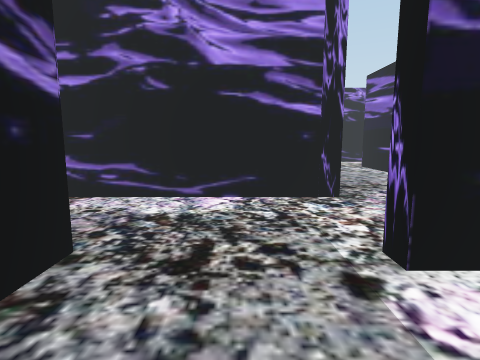
view 1 (above)

24 first-person views from a walk through a 3-D level made in the Unity game engine. The camera is 1.2 m above the floor, tilts 8° down and sees 80° across. The floor is counted in squares, 1 m on a side. Each view is taken from the middle of a square. On the plan, view 1 faces up. The plan holds only what a view shows up to about 13 squares ahead; the rest is blank. The place goes on beyond the plan. The player is left out. Some animated figures are not drawn.

view 2
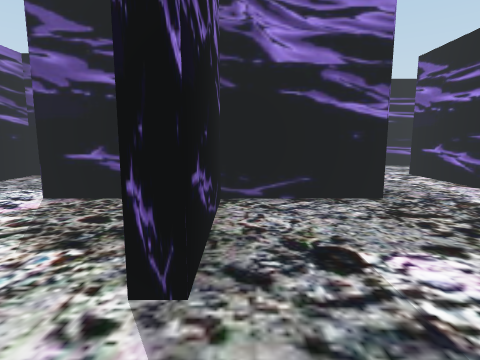

view 3
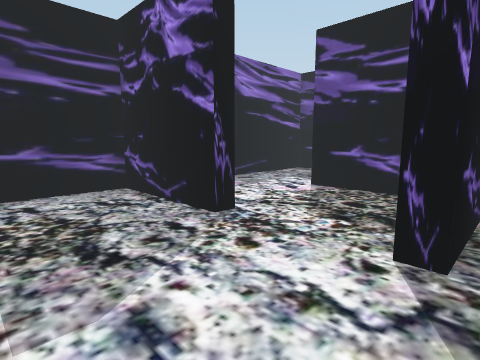

view 4
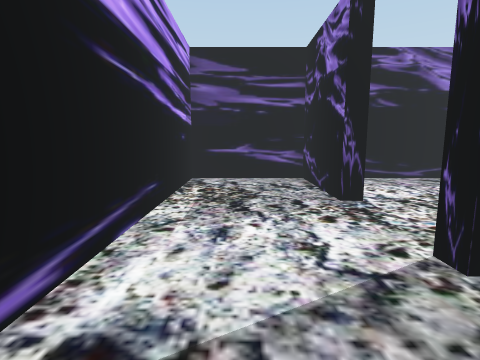

view 5
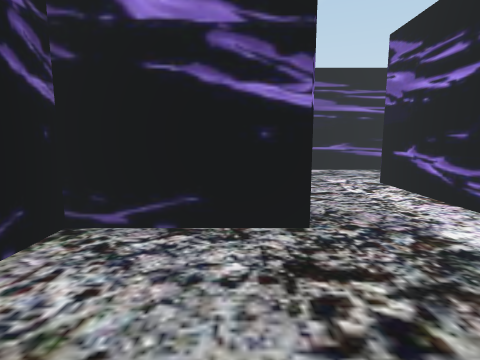

view 6
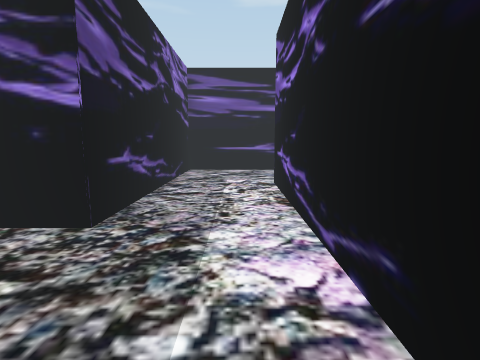

view 7
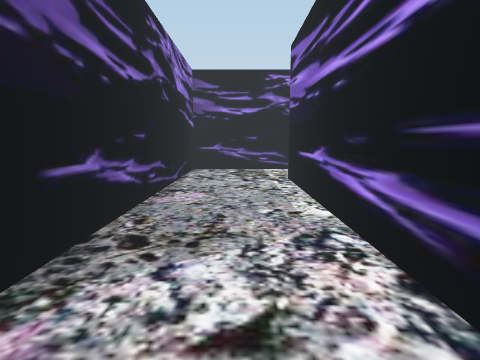

view 8
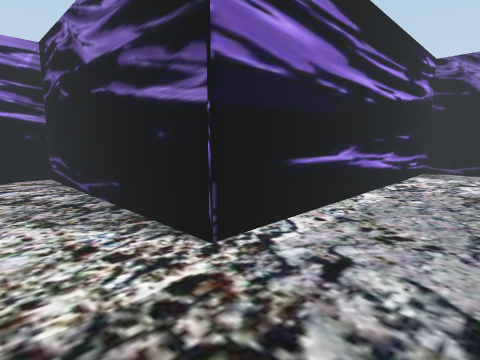

view 9
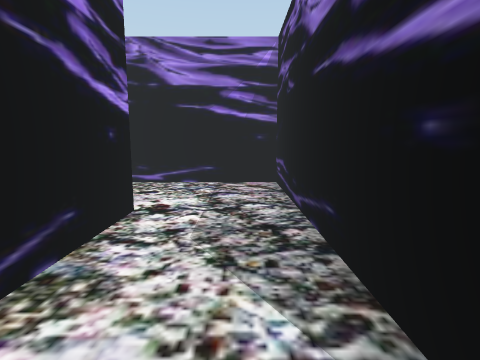

view 10
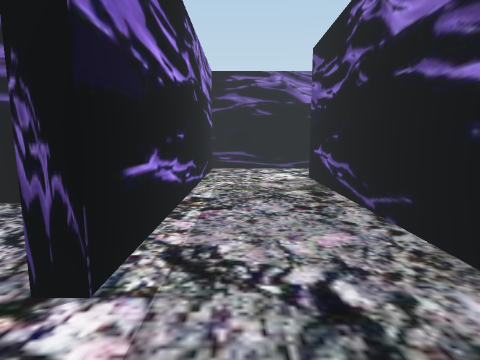

view 11
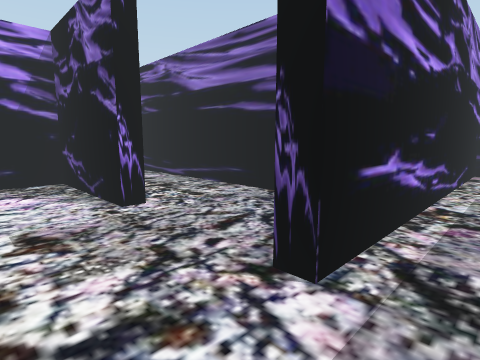

view 12
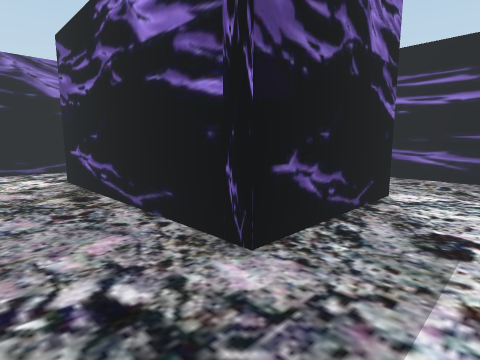

view 13
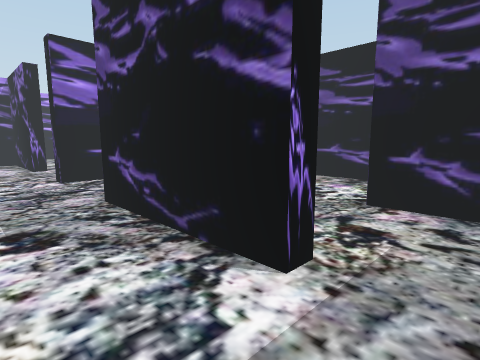

view 14
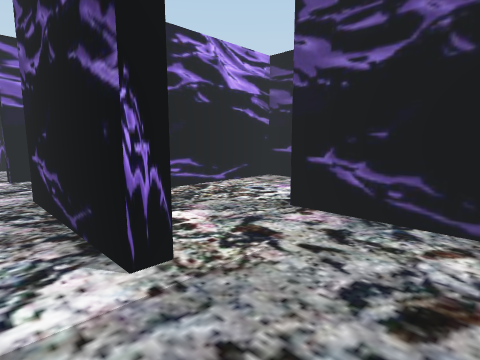

view 15
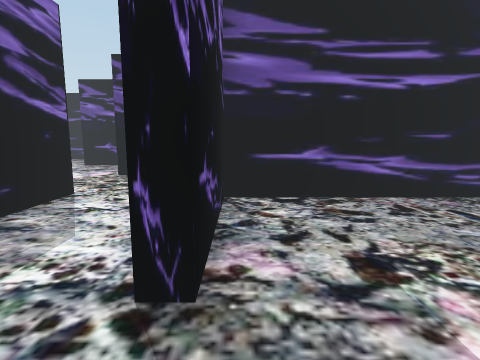

view 16
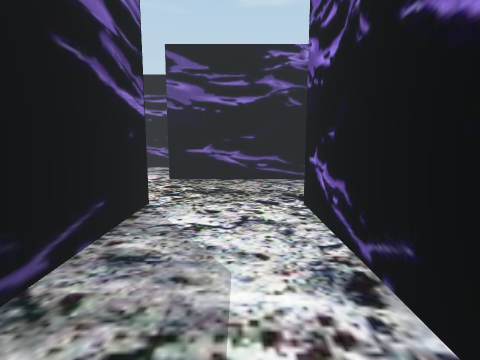

view 17
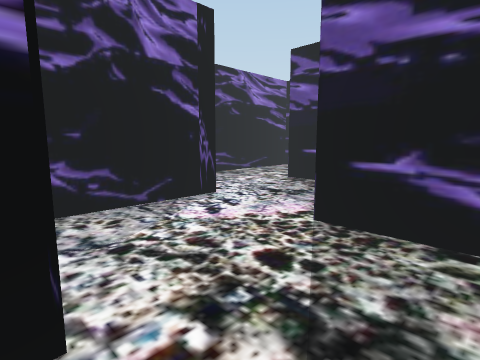

view 18
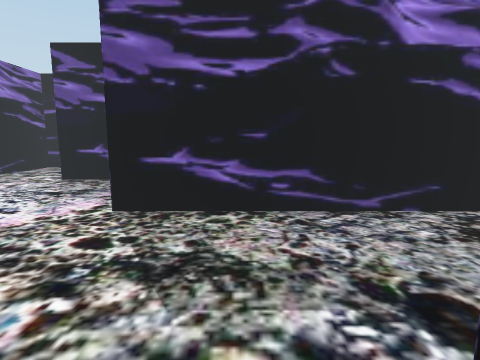

view 19
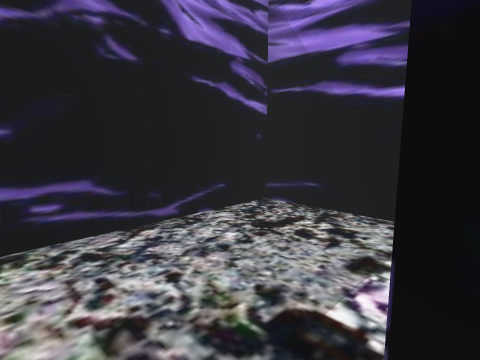

view 20
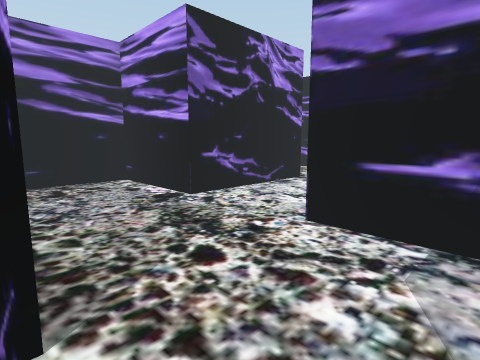

view 21
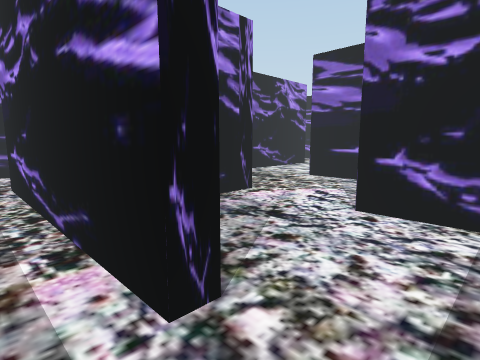

view 22
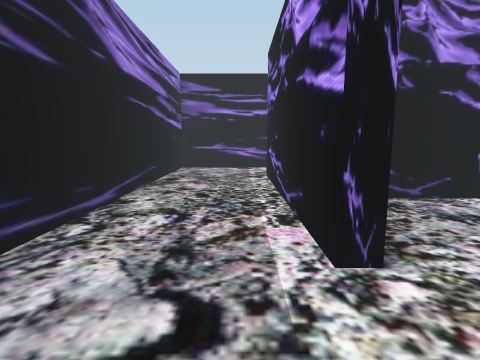

view 23
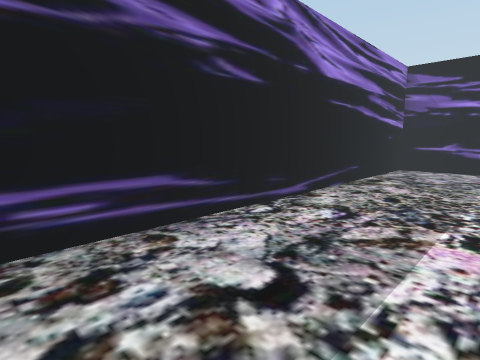

view 24
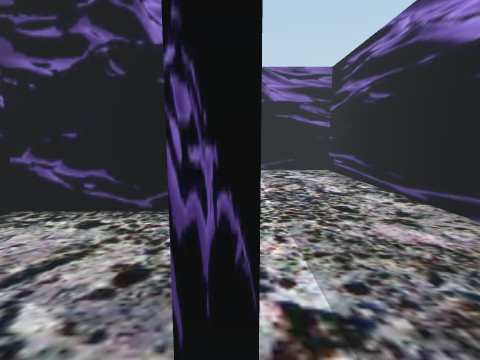

### Floor plan
Ten units are one square. View 1 is at (0, 0); x grows to the right and y downward. Boxes are objects, and circles mark ways between rooms. Rooms are numbered by the first view taken in them; rooms with no view inside come last. Other rooms are left out.
<svg viewBox="-100 -256 320 331">
<path fill="none" stroke="#000" d="M22 -25 17 -25 17 -30M-18 19 -18 41M21 -60 -61 -60M15 36 21 36 21 70 55 70 55 -4M-26 70 1 70M-95 -78 -95 -30 -18 -30 -18 4 21 4 21 9M161 -196 215 -196M55 -225 55 -230 98 -230 98 -158 21 -158 21 -60M171 -224 171 -230 209 -230 209 -244M21 -251 21 -196 60 -196M40 -30 55 -30 55 -130 131 -130 131 -230 136 -230M60 -196 60 -192M93 -185 93 -214M17 -142 17 -163 51 -163M60 -192 17 -192 17 -225 -18 -225 -18 -158M72 -163 93 -163 93 -185M-22 -130 10 -130M-57 -149 -57 -126 -61 -126 -61 -196 -56 -196M-49 -163 -21 -163M-18 -158 -40 -158M-58 -225 -95 -225 -95 -96 -50 -96M-22 -112 -22 -130"/>
<circle cx="20" cy="-45" r="3" fill="#2a7"/>
<circle cx="60" cy="-215" r="3" fill="#2a7"/>
<circle cx="75" cy="-195" r="3" fill="#2a7"/>
<circle cx="-20" cy="-145" r="3" fill="#2a7"/>
<text x="-10" y="-20">1</text>
<text x="110" y="-180">2</text>
<text x="70" y="-210">3</text>
<text x="20" y="-180">4</text>
<text x="-70" y="-160">5</text>
</svg>
Room 1 opens to room 2. Room 2 opens to room 3. Room 3 opens to room 4. Room 4 opens to room 5.

Where each view was taken, in squares from view 1:
view 1: 0 up, 0 right, facing up
view 2: 0 up, 4 right, facing left
view 3: 0 up, 5 right, facing down-left
view 4: 2 up, 4 right, facing down
view 5: 2 up, 2 right, facing left
view 6: 5 up, 2 right, facing left
view 7: 4 up, 4 right, facing up
view 8: 15 up, 3 right, facing down-right
view 9: 14 up, 5 right, facing right
view 10: 25 up, 12 right, facing down
view 11: 25 up, 12 right, facing down-right
view 12: 25 up, 12 right, facing down-left
view 13: 25 up, 4 right, facing down-right
view 14: 24 up, 3 right, facing down-right
view 15: 20 up, 8 right, facing left
view 16: 18 up, 7 right, facing left
view 17: 18 up, 2 right, facing down-left
view 18: 18 up, 3 right, facing left
view 19: 18 up, 2 right, facing up-left
view 20: 14 up, 2 left, facing up-right
view 21: 11 up, 7 left, facing up-right
view 22: 10 up, 7 left, facing up
view 23: 10 up, 6 left, facing up-left
view 24: 21 up, 6 left, facing down
